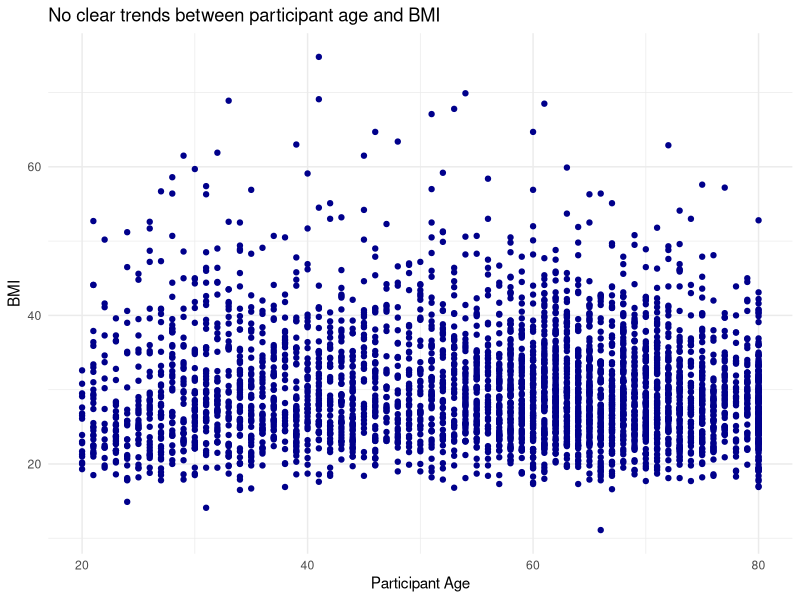
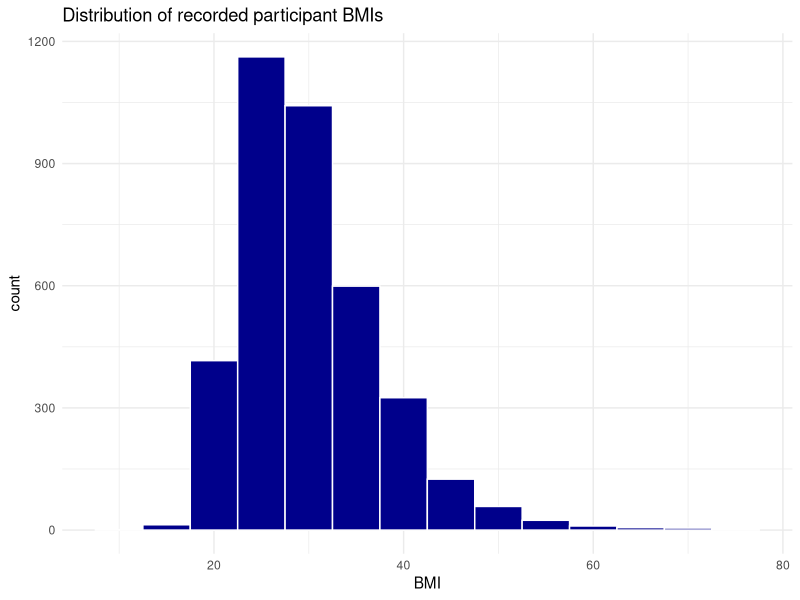
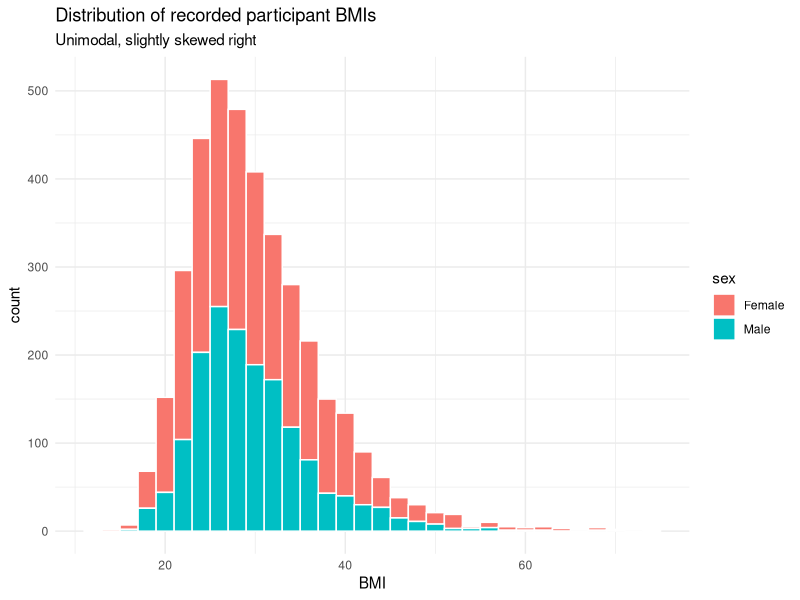
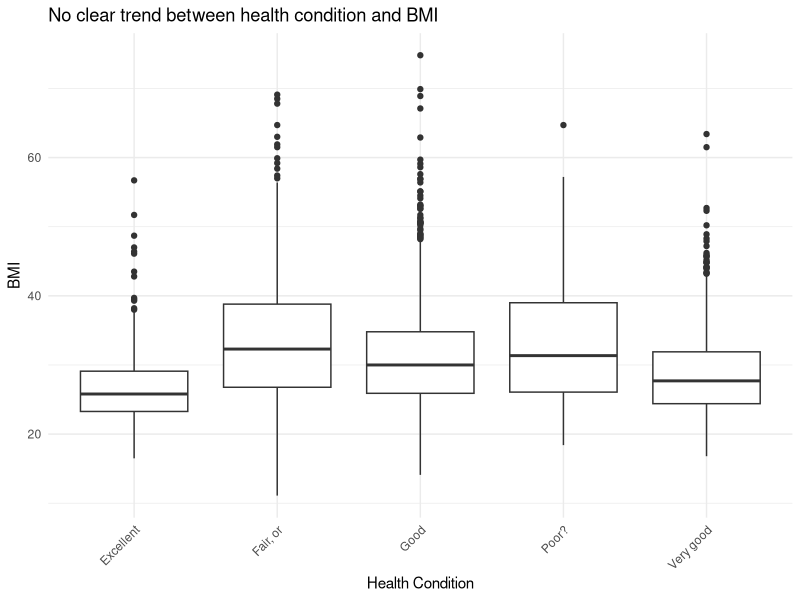
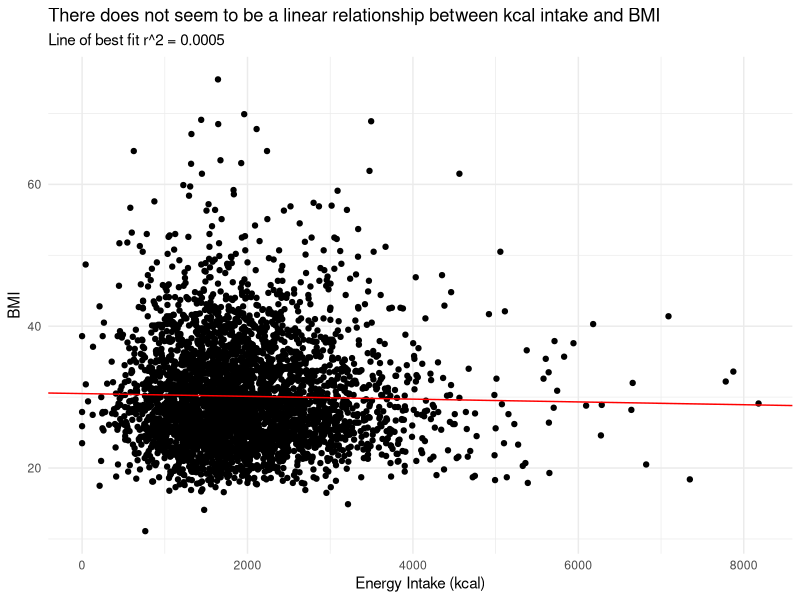
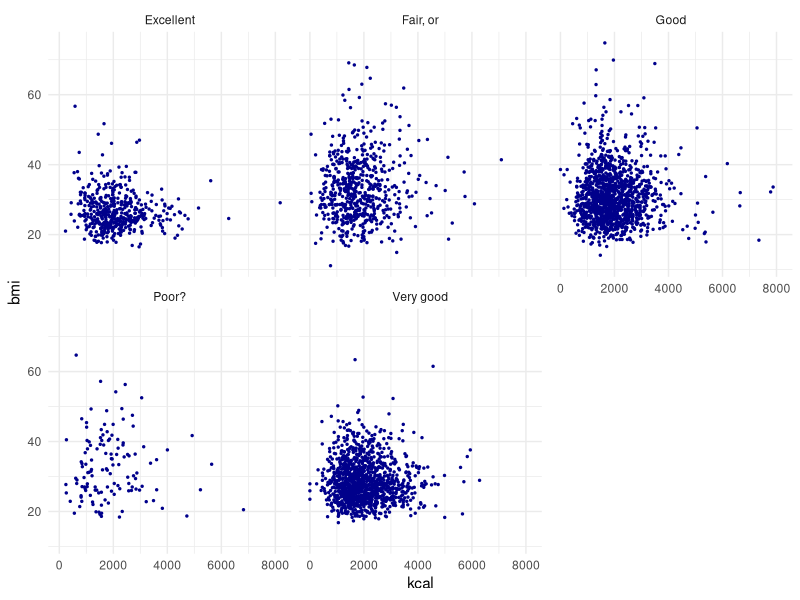
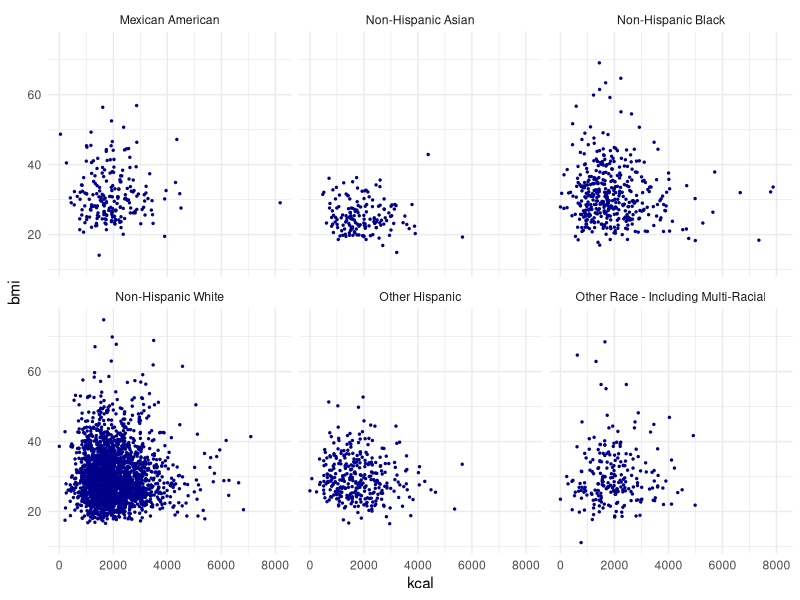
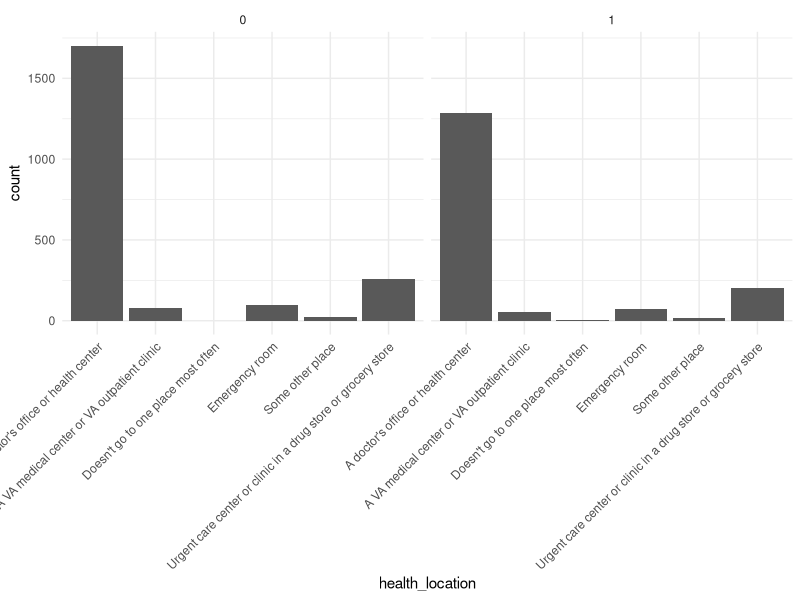

These figures' R source, in order:
## ---- chunk 1
library(readr)
library(dplyr)
library(ggplot2)
data = read_csv("nhanes.csv")
## ---- chunk 2
ggplot(data, aes(x=age, y=bmi)) +
  geom_point(color="darkblue") +
  labs(title="No clear trends between participant age and BMI", x="Participant Age", y="BMI") +
  theme_minimal()
## ---- chunk 3
ggplot(data, aes(x=bmi)) +
  geom_histogram(binwidth=5, fill="darkblue", color="white") +
  labs(title="Distribution of recorded participant BMIs", x="BMI") +
  theme_minimal()

## ---- chunk 4
ggplot(data, aes(x=bmi, fill=sex)) +
  geom_histogram(position="stack", color="white", binwidth=2) +
  labs(title="Distribution of recorded participant BMIs", x="BMI", subtitle="Unimodal, slightly skewed right") +
  theme_minimal()

## ---- chunk 5
ggplot(data, aes(x=health_condition, y=bmi)) +
  geom_boxplot() +
  theme_minimal() +
  theme(axis.text.x = element_text(angle = 45, hjust = 1)) +
  labs(title="No clear trend between health condition and BMI", x="Health Condition", y="BMI")
## ---- chunk 6
library(broom)
model = lm(bmi ~ kcal, data=data)
model_int = model[[1]][[1]]
model_slope = model[[1]][[2]]
r2 = glance(model)[[1]][[1]]

ggplot(data, aes(x=kcal, y=bmi)) +
  geom_point() +
  geom_abline(slope = model_slope, intercept = model_int, color="red") +
  theme_minimal() +
  labs(title="There does not seem to be a linear relationship between kcal intake and BMI", subtitle="Line of best fit r^2 = 0.0005", x="Energy Intake (kcal)", y= "BMI")
## ---- chunk 7
data |>
  ggplot(aes(x=kcal, y=bmi)) +
    geom_point(color="darkblue", size=0.5) +
    facet_wrap(~ health_condition) +
    theme_minimal()
## ---- chunk 8
data |>
  ggplot(aes(x=kcal, y=bmi)) +
    geom_point(color="darkblue", size=0.5) +
    facet_wrap(~ race) +
    theme_minimal()
## ---- chunk 9
data |>
  ggplot(aes(x=health_location)) +
    geom_bar() +
    facet_wrap(~ is_obese) +
    theme_minimal() + 
    theme(axis.text.x = element_text(angle = 45, vjust = 1, hjust = 1))
## ---- chunk 10
data |>
  ggplot(aes(y=kcal, x=bmi)) +
    #geom_bar(position="dodge") +
    geom_point() +
    facet_wrap(~ health_location) +
    theme_minimal()
## ---- chunk 11
data |>
  ggplot(aes(x=bmi)) +
    geom_bar() +
    facet_wrap(~ education) + #college grad?? stronger peak there
    theme_minimal()
## ---- chunk 12
data |> filter(education == "College graduate or above") |>
  filter(health_location == "A doctor's office or health center") |>
  ggplot(aes(x=bmi)) +
    geom_bar() +
    facet_wrap(~ food_security)+
    theme_minimal()
## ---- chunk 13
corr_search_data = data |>
  filter(health_condition == "Good" | health_condition == "Very Good" | health_condition == "Excellent") |>
  filter(income_to_poverty >= 1) |>
  filter(income_to_poverty <= 3) |>
  filter(health_location == "A doctor's office or health center") |>
  filter(is_obese == 1) |>
  filter(education == "College graduate or above" | education == "Some college or AA degree") |>
  filter(age <= 33)

lin_outcome = "bmi"
cor_vars = names(corr_search_data)
cor_vecs = rep(0, length(cor_vars))
for (i in c(1:length(cor_vars))) { #so we run cor() on every variable we have
  if (is.numeric(corr_search_data[[cor_vars[i]]])) {
    cor_vecs[i] = cor(corr_search_data[[lin_outcome]], corr_search_data[[cor_vars[i]]])
    #print(paste0("cor(", lin_outcome, ", ", cor_vars[i], "): ", cor_vecs[i]))
  } else {
    cor_vecs[i]=0
  }
}
data.frame(x=cor_vars, corr=cor_vecs) |>
  mutate(r2 = corr ** 2) |>
  filter(x != "id") |>
  filter(x != "bmi") |>
  filter(x != "is_obese") |>
  arrange(desc(r2)) #well thats not promising
## ---- chunk 14
students = data |>
  filter(health_condition == "Good" | health_condition == "Very Good" | health_condition == "Excellent") |>
  filter(income_to_poverty >= 1) |>
  filter(income_to_poverty < 4) |>
  filter(health_location == "A doctor's office or health center") |>
  filter(is_obese == 1) |>
  filter(education == "College graduate or above" | education == "Some college or AA degree") |>
  filter(age <= 33)

sm = lm(bmi ~ sodium_den, data=students)
sm_int = sm[[1]][[1]]
sm_slope = sm[[1]][[2]]

print(paste0("# of participants: ", dim(students)[1], " // R^2: ", round(glance(sm)[1][[1]], 2) ))

ggplot(students, aes(x=sodium_den, y=bmi)) +
  geom_point(color="darkblue") +
  labs(title="Obese adults who were under 33 and a student with Good or better health...", subtitle="...who visits a doctor's office or health center with moderate income (1-3x poverty line)", x="Sodium Density in g/1000 kcal", y="BMI") +
  geom_abline(slope = sm_slope, intercept = sm_int, color="red") +
  theme_minimal()
## ---- chunk 15
ggplot(data, aes(x=race, fill=education)) +
  geom_bar(position="dodge") +
  theme_minimal() +
  theme(axis.text.x = element_text(angle = 45, hjust = 1)) +
  labs(title="There are many more Non-Hispanic White College Grad participants")
## ---- chunk 16
ggplot(data, aes(x=health_condition)) +
  geom_bar(fill="darkblue") +
  theme_minimal() +
  theme(axis.text.x = element_text(angle = 45, hjust = 1)) +
  labs(title="There are many more participants in Good or Very Good health")
## ---- chunk 17
ggplot(data, aes(x=sex, fill=marriage)) +
  geom_bar() +
  theme_minimal() +
  labs(title="More female participants, and most participants overall are married")
## ---- chunk 18
#somewhat broken
#ggplot(filtered_data, aes(x=income_to_poverty, y=health_location)) +
#  geom_boxplot() +
#  theme_minimal() +
#  #theme(axis.text.x = element_text(angle = 45, hjust = 1)) +
#  labs(title="Income to Poverty Ratio might be correlated to Healthcare Location")
## ---- chunk 19
ggplot(data, aes(x=is_obese, fill=sex)) +
  geom_bar(position="dodge") +
  theme_minimal() +
  labs(title="More people are not obese, and females are more represented in either case", x="Is Obese? (0=no, 1=yes)")
